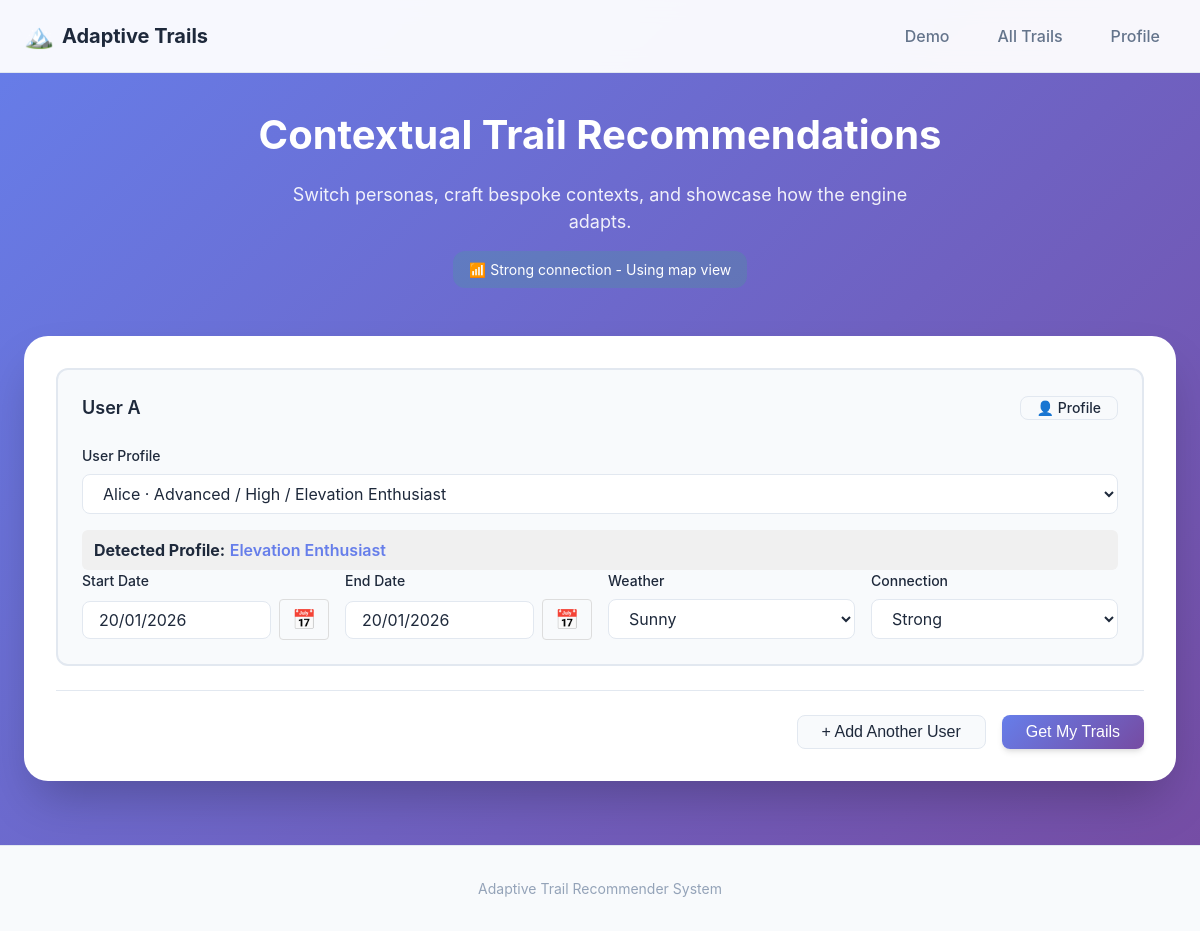
The app's page /demo with its own data.
### tables this page shows
CREATE TABLE users (
            id INTEGER PRIMARY KEY,
            name TEXT,
            experience TEXT,
            fitness_level TEXT,
            fear_of_heights INTEGER,
            health_constraints TEXT
        );

CREATE TABLE user_profiles (
            user_id INTEGER PRIMARY KEY,
            primary_profile TEXT,
            profile_scores TEXT,
            last_updated TEXT, pinned_dashboard TEXT,
            FOREIGN KEY(user_id) REFERENCES users(id)
        );

### app/__init__.py (the view)
@app.route("/demo")
def demo():
    users = get_all_users()
    default_user_id = users[0]["id"] if users else None
    user_id_a_param = request.args.get("user_id_a")
    user_id_b_param = request.args.get("user_id_b")
    if user_id_a_param is not None:
        user_id_a = int(user_id_a_param)
    elif default_user_id is not None:
        user_id_a = int(default_user_id)
    else:
        user_id_a = None
    if user_id_b_param is not None:
        user_id_b = int(user_id_b_param)
    else:
        user_id_b = None
    user_a = get_user(user_id_a) if user_id_a is not None else None
    user_b = get_user(user_id_b) if user_id_b is not None else None
    if not user_a:
        return "No user data available to run demo", 500
    compare_mode = user_id_b is not None
    has_search_params = any(key.startswith("a_") or key.startswith("b_") for key in request.args.keys())
    context_a, form_a = extract_context_from_request("a", request.args)
    context_b, form_b = extract_context_from_request("b", request.args)
    primary_result = build_demo_result(user_a, context_a, user_label="User A") if has_search_params else None
    secondary_result = build_demo_result(user_b, context_b, user_label="User B") if has_search_params and compare_mode and user_b else None
    return render_template(
        "demo.html",
        users=users,
        selected_user_id_a=user_id_a,
        selected_user_id_b=user_id_b,
        selected_user_a=user_a,
        selected_user_b=user_b,
        primary_result=primary_result,
        secondary_result=secondary_result,
        compare_mode=compare_mode,
        context_fields=CONTEXT_FIELD_DEFS,
        context_form_values={"a": form_a, "b": form_b},
    )

### app/__init__.py (called while the page is built)
def get_season_from_date(target_date: str = None) -> str:
    if target_date:
        try:
            target = datetime.fromisoformat(target_date).date()
        except (ValueError, TypeError):
            target = date.today()
    else:
        target = date.today()
    month = target.month
    if month in [12, 1, 2]:  # December, January, February
        return "winter"
    elif month in [3, 4, 5]:  # March, April, May
        return "spring"
    elif month in [6, 7, 8]:  # June, July, August
        return "summer"
    else:  # September, October, November
        return "fall"  # Using "fall" to match form options

@app.template_filter('profile_name_en')
def profile_name_en_filter(profile_key):
    if not profile_key:
        return None
    profile_names = {
        "elevation_lover": "Elevation Enthusiast",
        "performance_athlete": "Performance Athlete",
        "contemplative": "Contemplative Hiker",
        "casual": "Casual Hiker",
        "family": "Family / Group Hiker",
        "explorer": "Explorer / Adventurer",
        "photographer": "Photographer / Content Creator"
    }
    return profile_names.get(profile_key, profile_key)

@app.template_filter('profile_name_short')
def profile_name_short_filter(profile_key):
    if not profile_key:
        return None
    profile_names = {
        "elevation_lover": "Elevation Enthusiast",
        "performance_athlete": "Performance Athlete",
        "contemplative": "Contemplative Hiker",
        "casual": "Casual Hiker",
        "family": "Family Hiker",
        "explorer": "Explorer",
        "photographer": "Photographer"
    }
    return profile_names.get(profile_key, profile_key)

### backend/db.py (called while the page is built)
def _ensure_user_profiles_table():
    conn = sqlite3.connect(USERS_DB)
    cur = conn.cursor()
    cur.execute("""
        CREATE TABLE IF NOT EXISTS user_profiles (
            user_id INTEGER PRIMARY KEY,
            primary_profile TEXT,
            profile_scores TEXT,
            last_updated TEXT,
            FOREIGN KEY(user_id) REFERENCES users(id)
        )
    """)
    conn.commit()
    conn.close()

### templates/demo.html (shortened to what this page needs)
{% extends "base.html" %}
{% block page_class %}demo-page{% endblock %}
{% block extra_head %}
    <link rel="stylesheet" href="https://unpkg.com/leaflet@1.9.4/dist/leaflet.css"/>
{% endblock %}
{% block content %}
    <div class="demo-container">
        <header class="demo-header">
            <h1 class="demo-header__title">Contextual Trail Recommendations</h1>
            <p class="demo-header__subtitle">Switch personas, craft bespoke contexts, and showcase how the engine adapts.</p>
            <div class="connection-indicator" id="connection-indicator" style="margin-top: var(--space-md); padding: var(--space-sm) var(--space-md); background: rgba(255, 255, 255, 0.15); border-radius: var(--radius-lg); display: inline-block; font-size: var(--font-size-sm);">
                <span id="connection-icon">📶</span>
                <span id="connection-text">Detecting connection...</span>
            </div>
        </header>
        <section class="demo-controls">
            <form class="demo-form" id="demo-form" method="get">
                <div class="user-scenarios" id="user-scenarios">
                    <div class="user-scenario" data-user-index="a">
                        <div class="user-scenario__header">
                            <h3 class="user-scenario__title">User A</h3>
                            <div style="display: flex; gap: var(--space-sm); align-items: center;">
                                {% if selected_user_a %}
                                <a href="{{ url_for('profile', user_id=selected_user_a.id) }}"
                                   class="btn btn-secondary"
                                   style="font-size: var(--font-size-sm); padding: var(--space-xs) var(--space-md);"
                                   title="View Profile Dashboard">
                                    👤 Profile
                                </a>
                                {% endif %}
                            </div>
                        </div>
                        <div class="form-group">
                            <label class="form-label">User Profile</label>
                            <select name="user_id_a" class="form-select" id="user-select-a">
                                {% for person in users %}
                                    <option value="{{ person.id }}"
                                            {% if person.id == selected_user_id_a %}selected{% endif %}
                                            data-profile="{{ person.detected_profile or '' }}"
                                            data-profile-name="{{ person.detected_profile|profile_name_en if person.detected_profile else '' }}">
                                        {{ person.name }} · {{ person.experience }} / {{ person.fitness_level }}{% if person.detected_profile %} / {{ person.detected_profile|profile_name_short }}{% endif %}
                                    </option>
                                {% endfor %}
                            </select>
                            <div class="user-profile-badge" id="profile-badge-a" style="margin-top: 8px; padding: 8px 12px; background-color: #f0f0f0; border-radius: 6px; display: {% if selected_user_a and selected_user_a.detected_profile %}inline-block{% else %}none{% endif %};">
                                <strong>Detected Profile:</strong>
                                <span style="color: #667eea; font-weight: 600;" id="profile-name-a">
                                    {% if selected_user_a and selected_user_a.detected_profile %}
                                        {{ selected_user_a.detected_profile|profile_name_en }}
                                    {% endif %}
                                </span>
                            </div>
                        </div>
                        <div class="user-scenario__fields">
                            {% for field in context_fields %}
                                {% set value = context_form_values['a'][field.name] %}
                                <div class="form-group">
                                    <label class="form-label">{{ field.label }}</label>
                                    {% if field.type == 'select' %}
                                        <select name="a_{{ field.name }}" class="form-select">
                                            {% for option in field.options %}
                                                <option value="{{ option }}" {% if option == value %}selected{% endif %}>
                                                    {{ option.replace('_', ' ')|title }}
                                                </option>
                                            {% endfor %}
                                        </select>
                                    {% else %}
                                        <input type="{{ field.type }}" name="a_{{ field.name }}" value="{{ value }}" class="form-input"
                                               {% if field.min %}min="{{ field.min }}"{% endif %}
                                               {% if field.max %}max="{{ field.max }}"{% endif %}
                                               {% if field.step %}step="{{ field.step }}"{% endif %}>
                                    {% endif %}
                                </div>
                            {% endfor %}
                        </div>
                    </div>
                </div>
                <div class="demo-actions">
                    <button type="button" class="btn btn-secondary" id="btn-add-user" aria-label="Add another user">
                        + Add Another User
                    </button>
                    <button type="submit" class="btn btn-primary" id="btn-get-trails">
                        <span class="btn-text">Get My Trails</span>
                    </button>
                </div>
            </form>
        </section>
    </div>
{% endblock %}

### templates/base.html (shortened to what this page needs)
<!DOCTYPE html>
<html lang="en-GB">
<head>
    <link rel="stylesheet" href="{{ url_for('static', filename='style.css') }}">
    {% block extra_head %}{% endblock %}
</head>
<body class="{% block page_class %}{% endblock %}">
    <header class="app-header" role="banner">
        <div class="app-header__container">
            <div class="app-header__brand">
                <a href="{{ url_for('demo') }}" class="app-header__logo">
                    <span class="app-header__logo-icon">🏔️</span>
                    <span class="app-header__logo-text">Adaptive Trails</span>
                </a>
            </div>
            <nav class="app-header__nav" role="navigation" aria-label="Main navigation">
                <a href="{{ url_for('demo') }}" class="app-header__nav-link">Demo</a>
                <a href="{{ url_for('all_trails') }}" class="app-header__nav-link">All Trails</a>
                <a href="{{ url_for('profile', user_id=101) }}" class="app-header__nav-link" id="header-profile-link">Profile</a>
            </nav>
        </div>
    </header>
    <main class="app-main" role="main">
        {% block content %}{% endblock %}
    </main>
    <footer class="app-footer" role="contentinfo">
        <div class="app-footer__container">
            <p class="app-footer__text">Adaptive Trail Recommender System</p>
        </div>
    </footer>
</body>
</html>

### templates/demo.html (style rules this page uses)
.demo-page { background: linear-gradient(135deg, #667eea 0%, #764ba2 100%); min-height: 100vh; }
.demo-page .app-header { background-color: rgba(255, 255, 255, 0.95); backdrop-filter: blur(10px); }
.demo-container { max-width: 1400px; margin: 0 auto; padding: var(--space-xl) var(--container-padding); }
.demo-header { text-align: center; margin-bottom: var(--space-2xl); color: white; }
.demo-header__title { font-size: var(--font-size-4xl); font-weight: var(--font-weight-bold); margin-bottom: var(--space-md); color: white; }
.demo-header__subtitle { font-size: var(--font-size-lg); opacity: 0.9; max-width: 60ch; margin: 0 auto; }
.demo-controls { background: white; border-radius: var(--radius-2xl); padding: var(--space-xl); margin-bottom: var(--space-xl); box-shadow: var(--shadow-2xl); }
.demo-form { display: flex; flex-direction: column; gap: var(--space-lg); }
.user-scenarios { display: flex; flex-direction: column; gap: var(--space-lg); }
.user-scenario { border: 2px solid var(--color-border); border-radius: var(--radius-lg); padding: var(--space-lg); background: var(--color-bg-secondary); }
.user-scenario__header { display: flex; align-items: center; justify-content: space-between; margin-bottom: var(--space-lg); }
.user-scenario__title { font-size: var(--font-size-lg); font-weight: var(--font-weight-semibold); color: var(--color-text); }
.user-scenario__fields { display: grid; grid-template-columns: repeat(auto-fit, minmax(200px, 1fr)); gap: var(--space-md); }
.demo-actions { display: flex; gap: var(--space-md); justify-content: flex-end; padding-top: var(--space-lg); border-top: 1px solid var(--color-border); }

### records on screen
users: user_id_a "Alice · Advanced / High / Elevation Enthusiast"
user_profiles: detected_profile|profile_name_en "Elevation Enthusiast"

### other values on screen
{{ field.label }} "Start Date" "End Date" "Weather" "Connection"
form field value "Sunny"
form field value "Strong"
